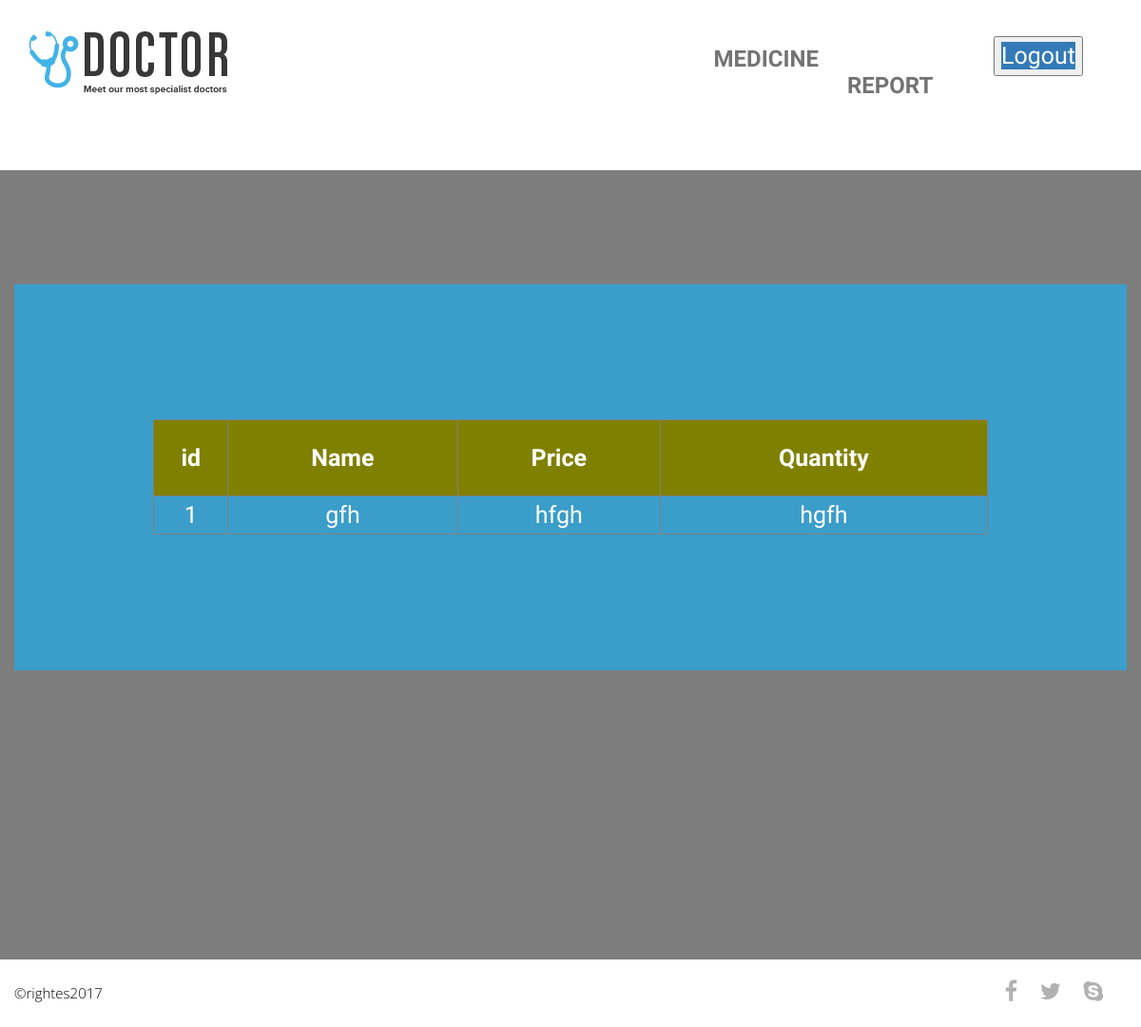
The page /view.php on the database its author committed.
### tables this page shows
CREATE TABLE `med` (
  `id` int(11) NOT NULL,
  `name` varchar(100) NOT NULL,
  `price` varchar(100) NOT NULL,
  `qty` varchar(100) NOT NULL
);

### view.php (the view, shortened to what this page needs)
<!DOCTYPE html>
<html lang="en">
<head>
	<link rel="stylesheet" href="css/font-awesome.min.css">
	<link rel="stylesheet" href="css/bootstrap.min.css">
	<link rel="stylesheet" href="css/style.css">
</head>
<body>
	<header class="top-header">
		<div class="container">
			<div class="row">
				<div class="col-xs-5 header-logo">
					<br>
					<a href="index.php"><img src="img/logo.png" alt="" class="img-responsive logo"></a>
				</div>
				<div class="col-md-7">
					<nav class="navbar navbar-default">
					  <div class="container-fluid nav-bar">
					    <div class="collapse navbar-collapse" id="bs-example-navbar-collapse-1">
					      <ul class="nav navbar-nav navbar-right">
					        <li><a class="menu" href="view.php">Medicine</li>
							      <li><a class="menu" href="view2.php">Report</li>
							 &nbsp;&nbsp;&nbsp;&nbsp;&nbsp;&nbsp;&nbsp;&nbsp;&nbsp;&nbsp;&nbsp;&nbsp;&nbsp;&nbsp;<button><li><a class="menu" href="index.php" style="color:white;background-color:#337ab7;font-size:25px;">Logout</li></button>
					      </ul>
					    </div>
					  </div>
					</nav>
				</div>
			</div>
		</div>
	</header>
	<div class="api-map" id="contact">
		<div class="container-fluid">
			<div class="row">
				<div class="col-md-12 map" id="map"></div>
			</div>
		</div>
	</div>
<br><br><br><br><br>
	<section class="contact">
		<div class="container">
			<div class="row">
				<div class="contact-caption clearfix"><br><br><br><br>
                  <table border="1" width="75%"bgcolor="white"  align="center">
                           <tr height="80" align="center" bgcolor="olive" style="color:white;">
						       <th style="text-align:center;"> id</th>
                               <th style="text-align:center;"> Name</th>
							    <th style="text-align:center;">Price</th>
								<th style="text-align:center;"> Quantity </th>
                               </tr>
<?php
include ('db.php');
  $sqlup="Select * from med";
  $we=mysqli_query($con,$sqlup);
while($res=mysqli_fetch_object($we))
{
?>
 <tr>
   <td height="40" align="center"><?php echo $res->id; ?></td>
    <td height="40" align="center"><?php echo $res->name; ?></td>
    <td align="center"><?php echo $res->price; ?></td>
       <td align="center"><?php echo $res->qty; ?></td>
    </tr>
  <?php
 } ?>
                       </table>   <br><br><br><br>
				</div>
			</div>
		</div>
	</section>
	<footer class="footer clearfix">
		<div class="container">
			<div class="row">
				<div class="col-xs-6 footer-para">
					<p style="font-size:15px;">&copy;rightes2017</p>
				</div>
				<div class="col-xs-6 text-right">
					<a href=""><i class="fa fa-facebook"></i></a>
					<a href=""><i class="fa fa-twitter"></i></a>
					<a href=""><i class="fa fa-skype"></i></a>
				</div>
			</div>
		</div>
	</footer>
</body>
</html>

### css/style.css (style rules this page uses)
body { margin: 0; padding: 0; font-family: 'BenchNine', sans-serif; }
li { list-style: none; }
a:hover, a:visited, a { text-decoration: none; }
.top-header { background: #fff !important; position: fixed; width: 100%; z-index: 99999; }
.top-header img.logo { margin-bottom: 25px; margin-top: -15px; transition: all .5s ease 0s; -webkit-transition: all .5s ease 0s; -moz-transition: all .5s ease 0s; -o-transition: all .5s ease 0s; -ms-transition: all .5s ease 0s; }
.navbar-default { background-color: transparent; border-color: transparent; margin-bottom: 0; margin-top: 8px; transition: all .5s ease 0s; -webkit-transition: all .5s ease 0s; -moz-transition: all .5s ease 0s; -o-transition: all .5s ease 0s; -ms-transition: all .5s ease 0s; }
.nav-bar { margin-top: 29px; }
ul.nav { margin: 0; padding: 0; }
.navbar-default .navbar-nav>li>a { font-size: 24px; color: #737373; text-transform: uppercase; transition: all .7s ease 0s; -webkit-transition: all .7s ease 0s; -moz-transition: all .7s ease 0s; -o-transition: all .7s ease 0s; -ms-transition: all .7s ease 0s; padding: 14px 15px; font-weight: bold; }
.contact-caption { background: #3a9dca; }
#map { height: 830px; }
.map { position: relative; overflow: hidden; }
.contact { position: absolute; width: 100%; height: 830px; margin-top: 0px; left: 0; margin-top: -830px; background: rgba(0, 0, 0, 0.51); }
.contact-caption { margin-top: 120px; }
.footer-para { margin: 0; padding: 0; }
.footer p { font-size: 12px; color: #000; font-family: 'Open Sans', sans-serif; font-weight: 300; margin: 0; padding: 25px 0; }
.footer a i.fa { font-size: 24px; color: #b1b1b1; padding: 22px 10px; }
html, body, .carousel, .carousel-inner, .carousel-inner .item { height: 100%; }

### rows shown on the page
med: id "1", name "gfh", price "hfgh", qty "hgfh"
